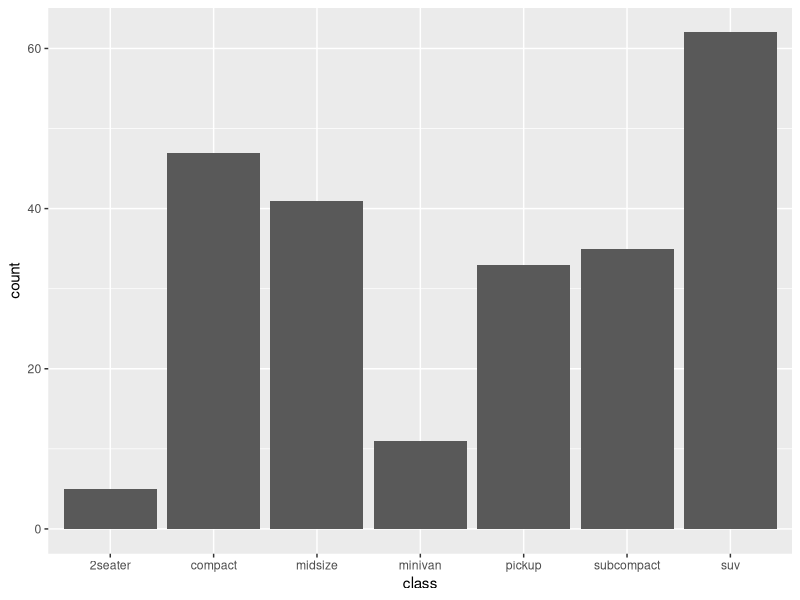
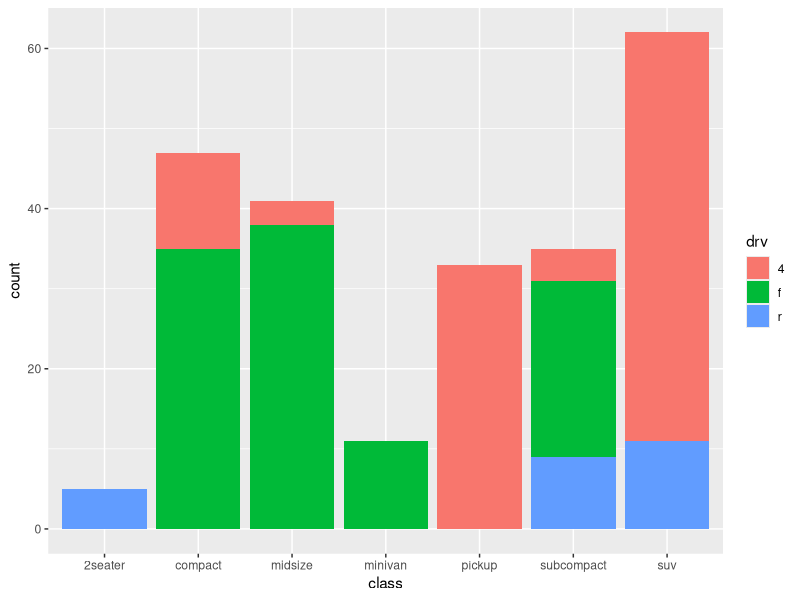
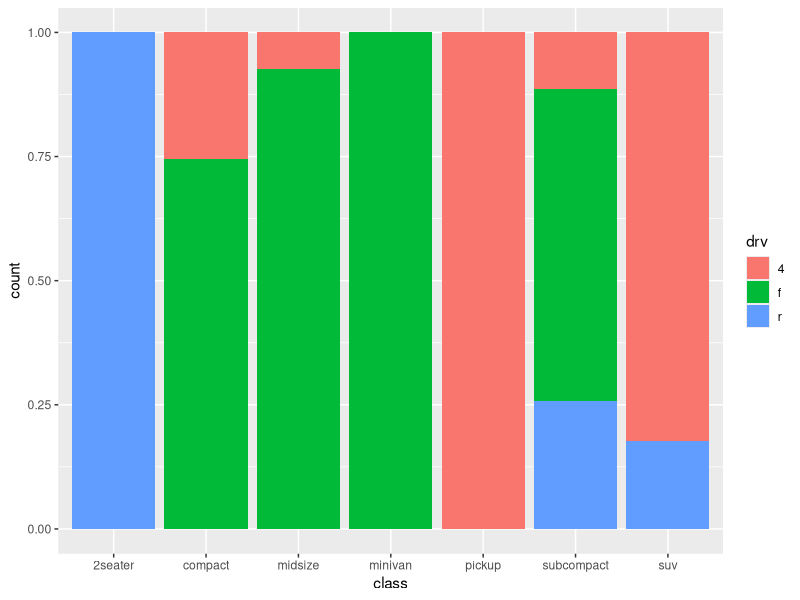
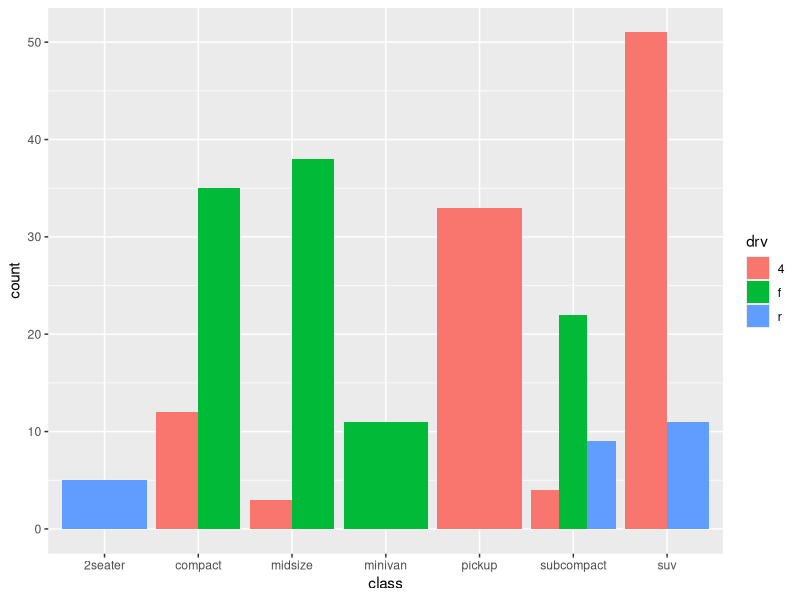

The R source for these figures, in order:
# Day2 Coding

library(ggplot2)

#loads the mpg dataset
data(mpg)

#creates a ggplot object called g. 
#The aes(class) argument specifies that the x-axis of the plot should be the class variable.

# counts (or sums of weights)
g <- ggplot(mpg, aes(class))

# Number of cars in each class:
#adds a bar chart to the g object
g + geom_bar()

#dds a bar chart to the g object and fills the bars with the values of the drv variable. 
#The aes(fill = drv) argument specifies that the fill color of the bars should be the values of the drv variable.
g + geom_bar(aes(fill = drv))


#adds a bar chart to the g object and fills the bars with the values of the drv variable, and fills the space between the bars with the same color. 
#The position = "fill" argument specifies that the bars should be filled.
g + geom_bar(aes(fill = drv), position = "fill")


#adds a bar chart to the g object and dodges the bars, so that they do not overlap. 
#The position = "dodge" argument specifies that the bars should be dodge
g + geom_bar(aes(fill = drv), position = "dodge")
